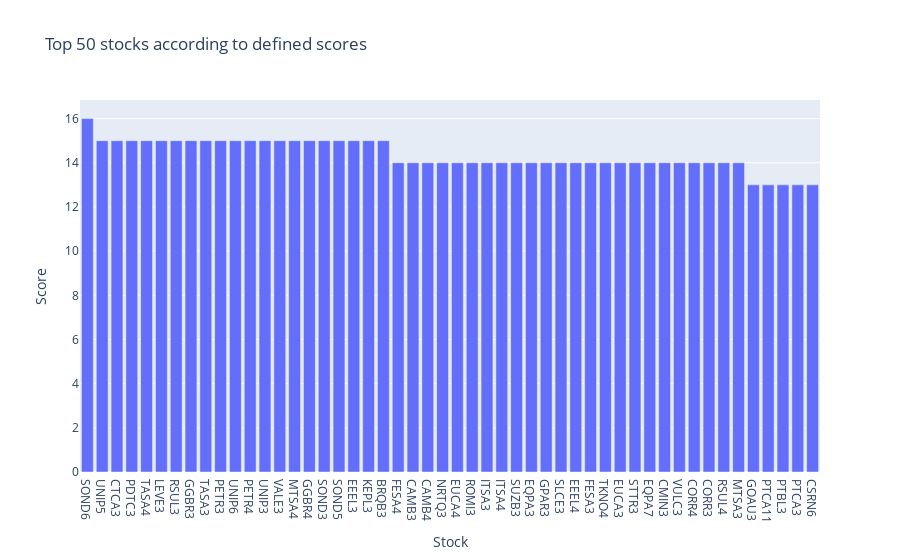

Notebook cell for this chart:
### Code cell
# Making the analysis - finding the best stock according to indexes defined

# Add score based on conditions
df['Score'] = 0  # Initialize Score column with 0s

# Condition 1: Cell from Column1 > 8
DY = df['DY'] > 8
df.loc[DY, 'Score'] += 1

# Condition 2: Cell from Column2 < 10
PL = df['P/L'] < 10
df.loc[PL, 'Score'] += 1

# Condition 3: Cell from Column3 >= 15
Margem_Bruta = df['MARGEM BRUTA'] >= 15
df.loc[Margem_Bruta, 'Score'] += 1

# Condition 4: Cell from Column1 > 10
Margem_EBIT = df['MARGEM EBIT'] > 10
df.loc[Margem_EBIT, 'Score'] += 1

# Condition 5: Cell from Column2 > 10
Margem_LIQ = df['MARG. LIQUIDA'] > 10
df.loc[Margem_LIQ, 'Score'] += 1

# Condition 6: Cell from Column3 < 3
P_EBIT = df['P/EBIT'] < 3
df.loc[P_EBIT, 'Score'] += 1

# Condition 7: Cell from Column1 < 10
EV_EBIT = df['EV/EBIT'] < 10
df.loc[EV_EBIT, 'Score'] += 1

# Condition 8: Cell from Column2 < 2
DIV_LIQ_EBIT = df['DIVIDA LIQUIDA / EBIT'] < 2
df.loc[DIV_LIQ_EBIT, 'Score'] += 1

# Condition 9: Cell from Column3 < 1.5
DIV_LIQ_PATRI = df['DIV. LIQ. / PATRI.'] < 1.5
df.loc[DIV_LIQ_PATRI, 'Score'] += 1

# Condition 10: Cell from Column1 > 1
LIQ_Corrente = df['LIQ. CORRENTE'] > 1
df.loc[LIQ_Corrente, 'Score'] += 1

# Condition 11: Cell from Column2 > 10
ROE = df['ROE'] > 10
df.loc[ROE, 'Score'] += 1

# Condition 12: Cell from Column3 > 10
ROA = df['ROA'] > 10
df.loc[ROA, 'Score'] += 1

# Condition 13: Cell from Column1 > 10
ROIC = df['ROIC'] > 10
df.loc[ROIC, 'Score'] += 1

# Condition 14: Cell from Column2 < 1
Pass_ativos = df['PASSIVOS / ATIVOS'] < 1
df.loc[Pass_ativos, 'Score'] += 1

# Condition 15: Cell from Column3 > 10
CAGR_REC_FIVE = df['CAGR RECEITAS 5 ANOS'] > 10
df.loc[CAGR_REC_FIVE, 'Score'] += 1

# Condition 16: Cell from Column3 > 10
CAGR_LUC_FIVE = df['CAGR LUCROS 5 ANOS'] > 10
df.loc[CAGR_LUC_FIVE, 'Score'] += 1

# Sort by Score in descending order
df = df.sort_values('Score', ascending=False)

# Print the modified DataFrame
#df.head()

# Visualizing the top 50 stocks according the indexes defined
import matplotlib.pyplot as plt
import plotly.express as px

fig = px.bar(df.head(50), x='TICKER', y='Score', barmode="group", labels={
                     "TICKER": "Stock",
                     "Score": "Score"}, title="Top 50 stocks according to defined scores")

fig

### Figure 1 — Plotly figure (JSON) as saved in the notebook; plotly's stock layout.template omitted (floating-point values rounded to 4 significant figures)
{"data": [{"alignmentgroup": "True", "hovertemplate": "Stock=%{x}<br>Score=%{y}<extra></extra>", "legendgroup": "", "marker": {"color": "#636efa", "pattern": {"shape": ""}}, "name": "", "offsetgroup": "", "orientation": "v", "showlegend": false, "textposition": "auto", "type": "bar", "x": ["SOND6", "UNIP5", "CTCA3", "PDTC3", "TASA4", "LEVE3", "RSUL3", "GGBR3", "TASA3", "PETR3", "UNIP6", "PETR4", "UNIP3", "VALE3", "MTSA4", "GGBR4", "SOND3", "SOND5", "EEEL3", "KEPL3", "BRQB3", "FESA4", "CAMB3", "CAMB4", "NRTQ3", "EUCA4", "ROMI3", "ITSA3", "ITSA4", "SUZB3", "EQPA3", "GPAR3", "SLCE3", "EEEL4", "FESA3", "TKNO4", "EUCA3", "STTR3", "EQPA7", "CMIN3", "VULC3", "CORR4", "CORR3", "RSUL4", "MTSA3", "GOAU3", "PTCA11", "PTBL3", "PTCA3", "CSRN6"], "xaxis": "x", "y": [16, 15, 15, 15, 15, 15, 15, 15, 15, 15, 15, 15, 15, 15, 15, 15, 15, 15, 15, 15, 15, 14, 14, 14, 14, 14, 14, 14, 14, 14, 14, 14, 14, 14, 14, 14, 14, 14, 14, 14, 14, 14, 14, 14, 14, 13, 13, 13, 13, 13], "yaxis": "y"}], "layout": {"barmode": "group", "legend": {"tracegroupgap": 0}, "title": {"text": "Top 50 stocks according to defined scores"}, "xaxis": {"anchor": "y", "domain": [0, 1], "title": {"text": "Stock"}}, "yaxis": {"anchor": "x", "domain": [0, 1], "title": {"text": "Score"}}}}
